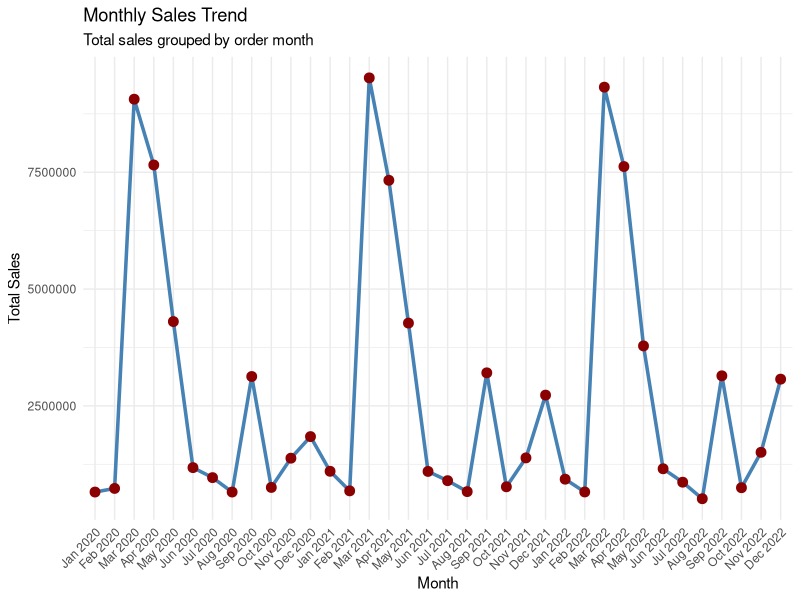
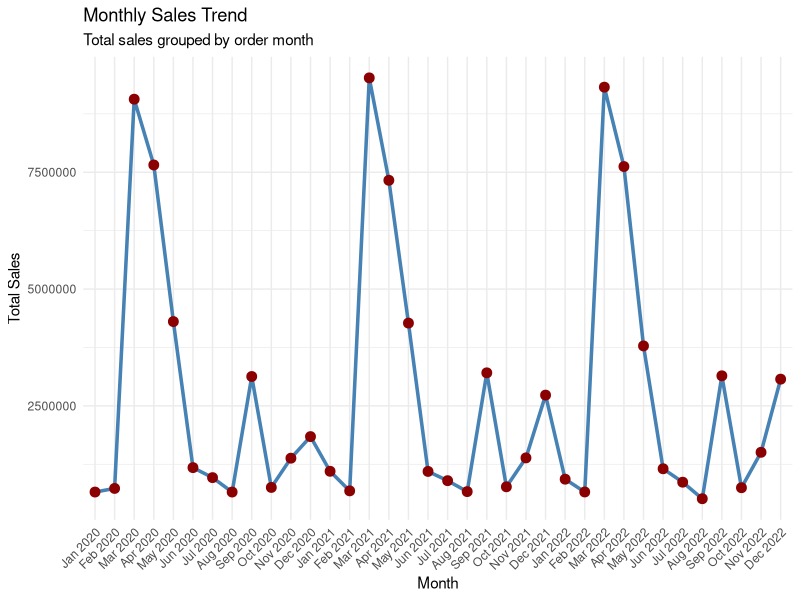
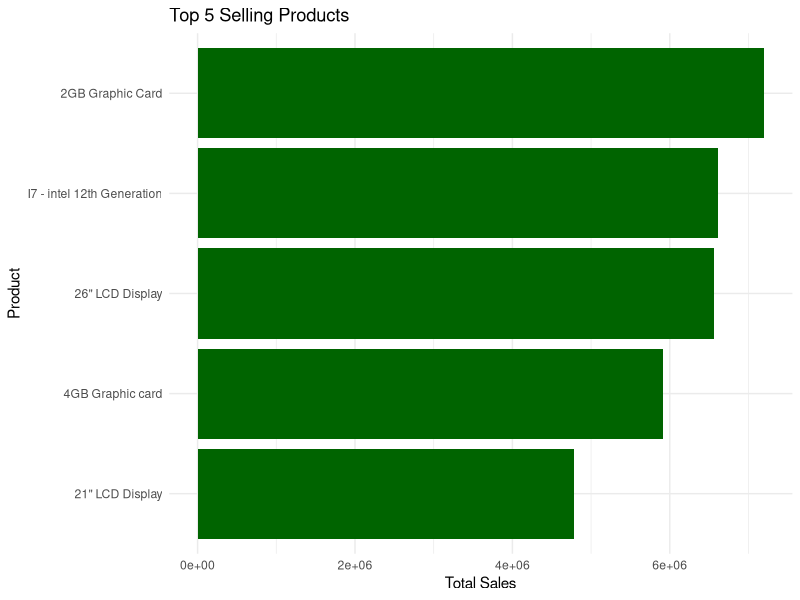

The R script that drew these images, in order:
# ======================================================================
# Title: eCommerce Sales Analysis Script
# Author: Charles Ofuasia
# Purpose: Analyze sales trends, identify top-selling products,
#          peak/low sales months, and customer distribution by state.
# ======================================================================

# ====================
# Load Required Libraries
# ====================
library(tidyverse) # Data wrangling and plotting
library(lubridate) # Date parsing
library(openxlsx) # Excel export

# ====================================
# Create Output folder to store results
# ====================================
dir.create("analysis_output", showWarnings = FALSE)

# ====================
# Loading Dataset
# ===================
df_raw <- read_csv("eCommerce.csv")

# ===============================================
# Initial Data Inspection to understand structure
# ===============================================
cat("Data Preview:\n")
print(head(df_raw, 5))

cat("\nColumn Names:\n")
print(colnames(df_raw))

# =================================
# Data Cleaning & Transformation
# ===========================

# Conversion of Order_Date to Date format (assuming it's in dmy format)
# and Total_Sales to numeric after removing $ signs.
df <- df_raw %>%
    mutate(
        Order_Date = dmy(Order_Date), # Parse dates
        Total_Sales = as.numeric(gsub("\\$", "", Total_Sales)), # Remove $ signs
        Month = floor_date(Order_Date, "month"), # Round to first of month
        Month_Label = format(Month, "%b %Y"), # Label format: Jan 2021
        Year = year(Order_Date)
    )

# Drop rows with key missing values
df <- df %>%
    filter(!is.na(Order_Date), !is.na(Product), !is.na(Total_Sales), !is.na(State_Code))

# Ensure Month_Label is in correct order
df <- df %>%
    arrange(Month) %>%
    mutate(Month_Label = factor(Month_Label, levels = unique(Month_Label)))

# ====================
# Missing Value Summary
# ====================
missing_summary <- df_raw %>%
    summarise(
        missing_dates = sum(is.na(Order_Date)),
        missing_products = sum(is.na(Product)),
        missing_sales = sum(is.na(Total_Sales)),
        missing_states = sum(is.na(State_Code))
    )

write_csv(missing_summary, "analysis_output/missing_summary.csv")

# ====================
# Monthly Sales Summary
# ====================
monthly_sales <- df %>%
    group_by(Month_Label) %>%
    summarise(Monthly_Sales = sum(Total_Sales), .groups = "drop")

# ====================================
# Identify Peak and Lowest Selling Months
# ===================================
peak_month <- monthly_sales %>% slice_max(Monthly_Sales, n = 1)
lowest_month <- monthly_sales %>% slice_min(Monthly_Sales, n = 1)

# ====================
# Identify Top-Selling Product
# ====================
top_product <- df %>%
    group_by(Product) %>%
    summarise(Total_Sales = sum(Total_Sales), .groups = "drop") %>%
    arrange(desc(Total_Sales)) %>%
    slice(1)

# ====================
# Customer Count by State
# ====================
state_customer_count <- df %>%
    count(State_Code, name = "Customer_Count") %>%
    arrange(desc(Customer_Count))

most_customers <- state_customer_count %>% slice(1)
fewest_customers <- state_customer_count %>% slice(n())

# ====================
# Export Summary Files
# ====================
write_csv(peak_month, "analysis_output/peak_month.csv")
write_csv(lowest_month, "analysis_output/lowest_month.csv")
write_csv(top_product, "analysis_output/top_product.csv")
write_csv(state_customer_count, "analysis_output/customer_count_by_state.csv")
write_csv(most_customers, "analysis_output/state_most_customers.csv")
write_csv(fewest_customers, "analysis_output/state_fewest_customers.csv")

# ====================
# Export Summary as Text Report
# ====================
sink("analysis_output/ecommerce_summary.txt")

cat("📈 Peak Selling Month:\n")
print(peak_month)

cat("\n📉 Lowest Selling Month:\n")
print(lowest_month)

cat("\n🏆 Highest Selling Product:\n")
print(top_product)

cat("\n📍 State with Most Customers:\n")
print(most_customers)

cat("\n📍 State with Fewest Customers:\n")
print(fewest_customers)

sink()

# ====================
# Export to Excel Workbook
# ====================
wb <- createWorkbook()

addWorksheet(wb, "Peak Month")
writeData(wb, "Peak Month", peak_month)

addWorksheet(wb, "Lowest Month")
writeData(wb, "Lowest Month", lowest_month)

addWorksheet(wb, "Top Product")
writeData(wb, "Top Product", top_product)

addWorksheet(wb, "Customer by State")
writeData(wb, "Customer by State", state_customer_count)

saveWorkbook(wb, "analysis_output/ecommerce_report.xlsx", overwrite = TRUE)

# ====================
# Plot: Monthly Sales Trend
# ====================
sales_plot <- ggplot(monthly_sales, aes(x = Month_Label, y = Monthly_Sales)) +
    geom_line(color = "steelblue", group = 1, linewidth = 1.2) +
    geom_point(color = "darkred", size = 3) +
    labs(
        title = "Monthly Sales Trend",
        subtitle = "Total sales grouped by order month",
        x = "Month",
        y = "Total Sales"
    ) +
    theme_minimal() +
    theme(axis.text.x = element_text(angle = 45, hjust = 1))

# Display plot
print(sales_plot)

# Save to PNG
ggsave("analysis_output/monthly_sales_trend.png", sales_plot, width = 10, height = 6)

# ====================
# Plot: Top 5 Selling Products
# ====================
top5_products <- df %>%
    group_by(Product) %>%
    summarise(Total_Sales = sum(Total_Sales), .groups = "drop") %>%
    slice_max(Total_Sales, n = 5)

product_plot <- ggplot(top5_products, aes(x = reorder(Product, Total_Sales), y = Total_Sales)) +
    geom_col(fill = "darkgreen") +
    coord_flip() +
    labs(
        title = "Top 5 Selling Products",
        x = "Product",
        y = "Total Sales"
    ) +
    theme_minimal()

# Save plot
ggsave("analysis_output/top5_products.png", product_plot, width = 8, height = 5)

# ====================
# End of Script
# ====================
cat("✅ Analysis complete! Files saved to 'analysis_output/' folder.\n")
